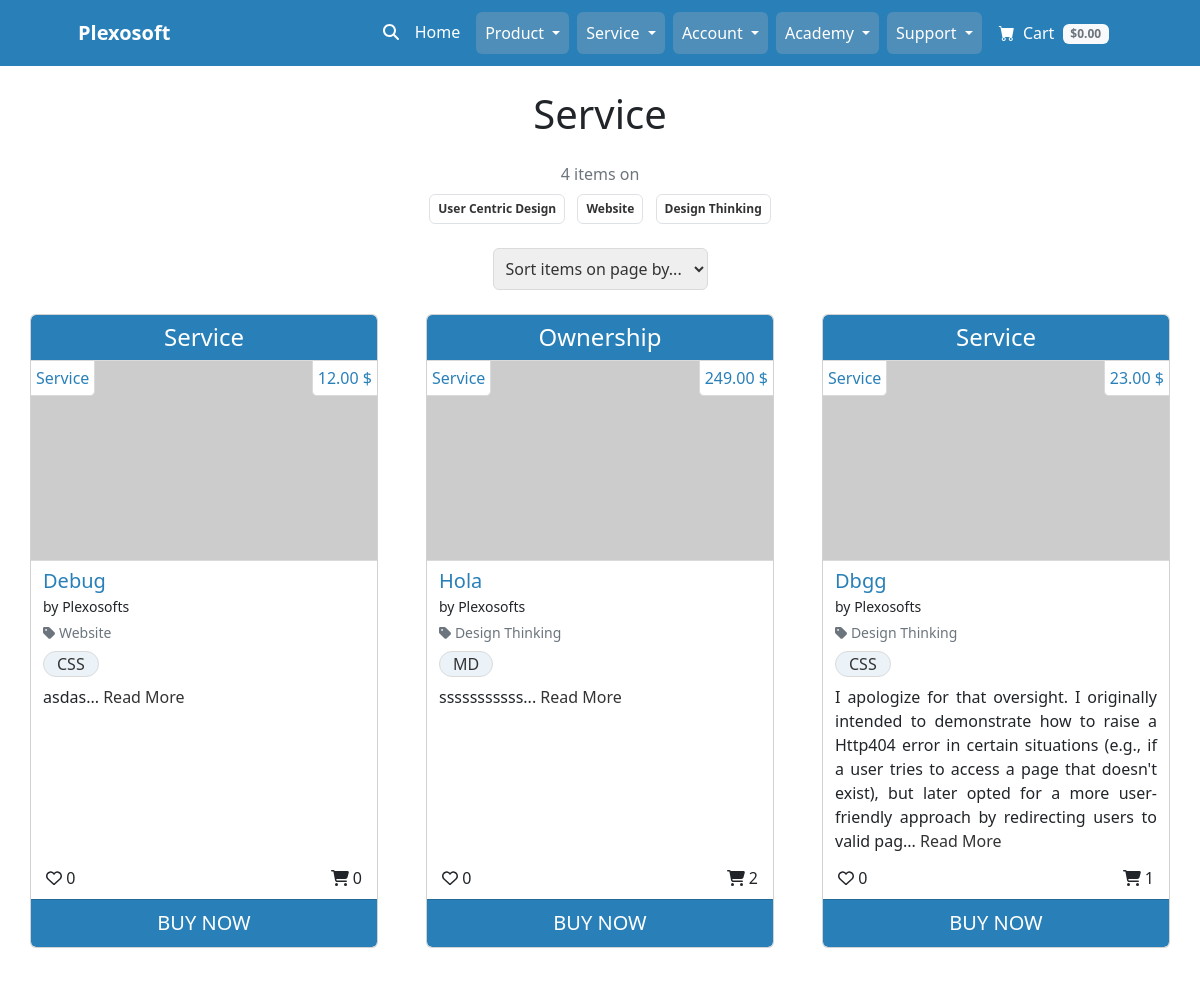
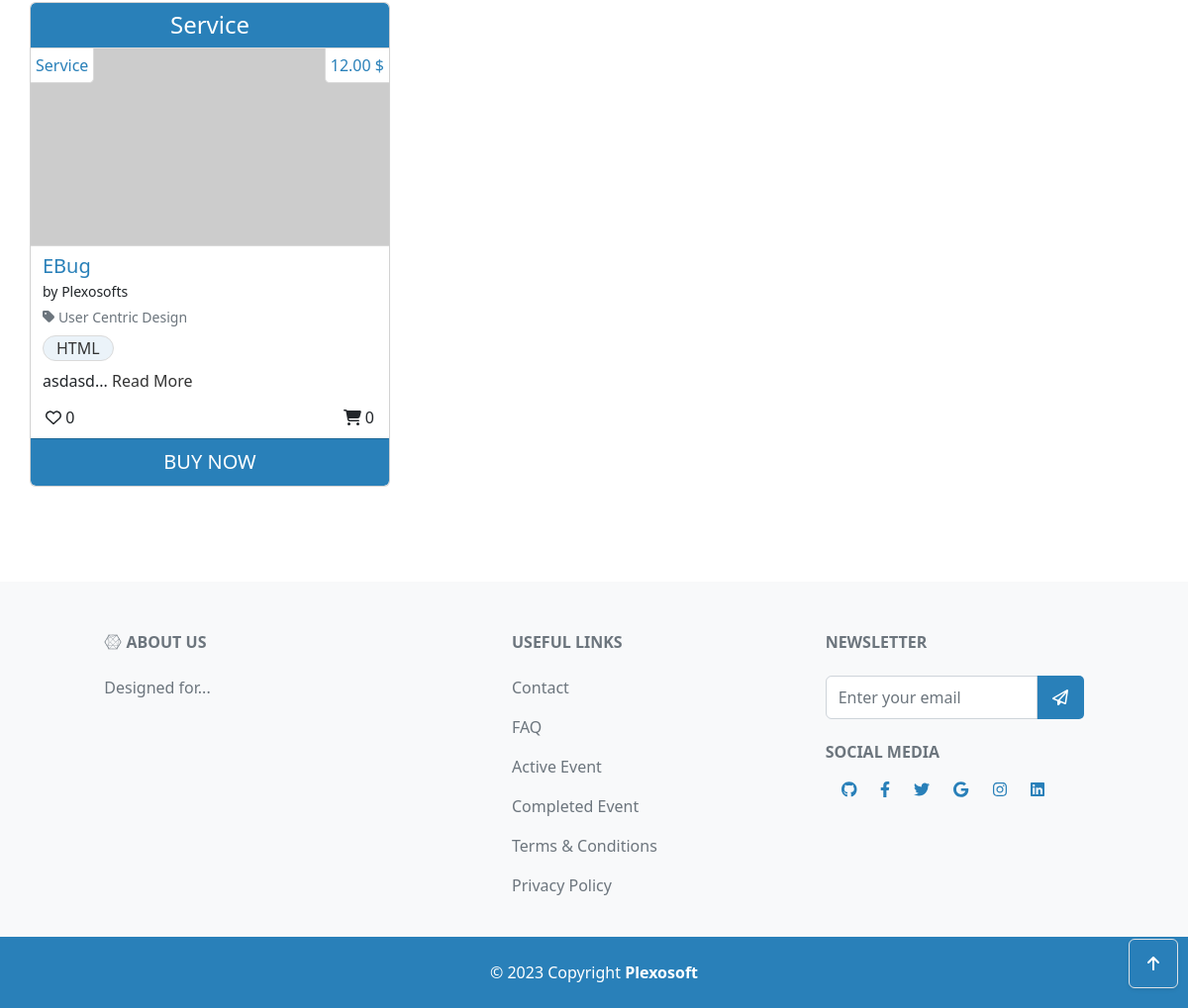
The app's page /all/service/, older data (2 pictures, top to bottom).
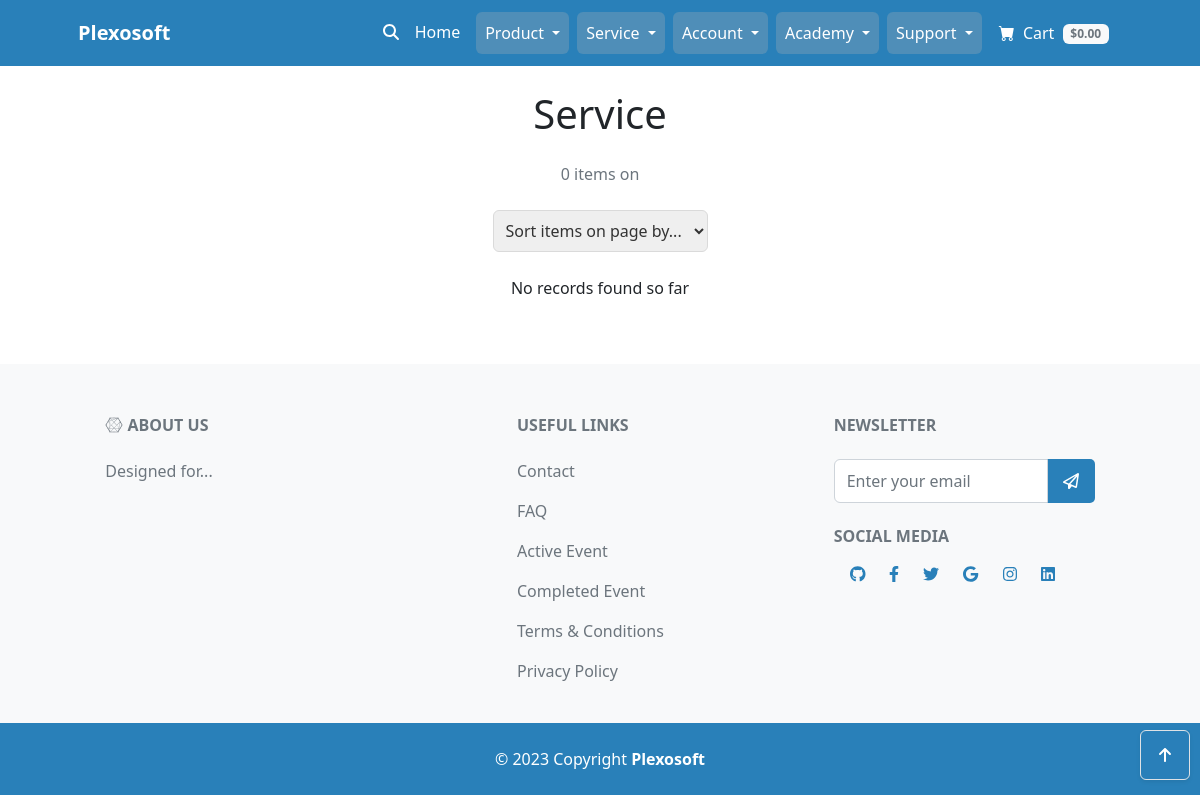
The same page, newer data.
### product_service/models.py (models this page shows, shortened)
class Category(models.Model):
    category_name = models.CharField(max_length=64, unique=True)
    alt_name = models.CharField(max_length=64, unique=True)
    class Meta:
        ordering = ['category_name']
        verbose_name_plural = "Categories"
    def __str__(self):
        return self.category_name

class Service(models.Model):
    title = models.CharField(max_length=64, unique=True)
    sku = models.CharField(max_length=64, unique=True)
    price = models.DecimalField(max_digits=6, decimal_places=2)
    description = models.TextField(max_length=528)
    status = models.IntegerField(choices=STATUS, default=0)
    category = models.ForeignKey(
        Category, on_delete=models.SET_NULL,
        related_name='service_categories', null=True, blank=True)
    excerpt = models.CharField(max_length=264)
    type = models.IntegerField(choices=SCOPE_TYPE, default=1)
    instance = models.IntegerField(choices=INSTANCE_TYPE, default=1)
    code = models.ManyToManyField(CodeType, related_name="code_type_service")
    service = models.ManyToManyField(
        ServiceType, related_name="on_service_type")
    preview = models.URLField(
        max_length=1024, null=True, blank=True, unique=True)
    docs = models.URLField(
        max_length=1024, null=True, blank=True, unique=True)
    slug = models.SlugField(max_length=200, unique=True, blank=True)
    image = models.ImageField(null=True, blank=True)
    image_url = models.URLField(max_length=1024, null=True, blank=True)
    author = models.ForeignKey(
        'homepage.UserProfile', on_delete=models.SET_NULL,
        related_name='service_authors', null=True)
    created_on = models.DateTimeField(auto_now_add=True)
    likes = models.ManyToManyField(
        'homepage.Like', related_name='service_likes', blank=True)
    comments = models.ManyToManyField(
        'homepage.Comment', related_name='service_comments', blank=True)
    download_url = models.ManyToManyField(
        'Download', related_name='service_downloads', blank=True)
    class Meta:
        ordering = ['title']

class CodeType(models.Model):
    code = models.CharField(max_length=64, unique=True)
    class Meta:
        ordering = ['code']
        verbose_name_plural = "CodeTypes"
    def __str__(self):
        return self.code

### homepage/models.py (models this page shows)
class UserProfile(AbstractUser):
    email = models.EmailField(
        unique=True)
    role = models.IntegerField(choices=ROLES, default=0)
    type = models.IntegerField(choices=USER_TYPE, default=0)
    status = models.IntegerField(choices=STATUS, default=2)
    class Meta:
        ordering = ['username']
    def __str__(self):
        return f'{self.username}'

### homepage/views.py (the view)
# urls.py: path('all/service/', AllServiceListView.as_view(),
class AllServiceListView(generic.ListView):
    model = Service
    template_name = 'all_product_service/all_service.html'
    paginate_by = 6
    context_object_name = 'service_all'
    def get_queryset(self):
        try:
            return Service.objects.filter(status=2).annotate(
                likescount=Count('likes'),
            ).order_by('-created_on')
        except Exception as e:
            logger.error(f"Error fetching Service instances: {str(e)}")
            messages.error(self.request, 'Error fetching Service instances.')
            return []
    def get_context_data(self, **kwargs):
        context = super().get_context_data(**kwargs)
        service_all = context[self.context_object_name]
        order_counts = {}
        for item in service_all:
            if item.instance == 1:
                order_count = Order.objects.filter(
                    status=2, lineitems__service=item).count()
                order_counts[item.title] = order_count
        unique_categories = list(
            set([service.category for service in service_all]))
        context['categories'] = unique_categories
        context['order_count'] = order_counts
        return context

### homepage/templates/all_product_service/all_service.html (shortened to what this page needs)
{% extends "base.html" %}
{% load static %}
{% block content %}
<div class="container px-4 px-lg-0">
    <div id="item-container" class="row gx-4 gx-lg-5 mt-4">
        <p class="h1 fairplay-font text-center mb-4">Service</p>
        <div class="row mb-4 m-0">
            <div class="col text-center">
                <p class="text-muted text-center mb-0">
                    {{ service_all|length }} items on
                </p>
                {% for c in categories %}
                <a class="category-badge text-decoration-none" href="{% url 'combined_items_all' %}/?q={{ c.alt_name}}">
                    <span class="p-2 mx-1 mt-2 badge badge-black rounded border border-muted">{{ c }}
                    </span>
                </a>
                {% endfor %}
            </div>
        </div>
        <div class="row m-0">
            <div class="col-12 d-flex justify-content-center align-items-center mb-4">
                <div class="sort-select-wrapper">
                    <select id="sort-selector-items"
                        class="custom-select custom-select-sm rounded border-primary p-2 fs-6 text">
                        <option value="reset">
                            Sort items on page by...
                        </option>
                    </select>
                </div>
            </div>
        </div>
        {% if not service_all %}
        <p class="text-center">No records found so far </p>
        {% endif %}
        {% for service in service_all %}
        <div class="col-lg-4 col-md-12 mb-5 col-sm-12 item">
            <div class="card h-100">
                {% if service.type %}
                <div class="card-header text-center h4">{{ service.get_type_display}}</div>
                {% elif service.instance %}
                <div class="card-header text-center h4">{{ service.get_instance_display}}</div>
                {% endif %}
                <a href="{% url 'single_service' service.slug %}" class="row bg-thumbnail d-block">
                    <div class="col-12 bg-thumbnail-image" style="background-image: url('{{ service.image_url }}')">
                        <div class="d-flex justify-content-between">
                            <span class="thumbnail-tags-left">{{ service.get_instance_display }}</span>
                            <span class="thumbnail-tags-right price">{{ service.price }} $</span>
                        </div>
                    </div>
                </a>
                <div class="card-body pt-1 px-2 pb-1">
                    <div class="row">
                        <div class="col-12 d-inline-block">
                            <div class="p-1">
                                <div>
                                    <a href="{% url 'single_service' service.slug %}"
                                        class="title h5 pb-0 mb-0">{{ service.title }}
                                    </a>
                                </div>
                                <small>by {{ service.author }}</small>
                                {% if service.category %}
                                <p class="small mt-1 mb-0">
                                    <a class="text-muted"
                                        href="{% url 'combined_items_all' %}/?q={{service.category.alt_name}}">
                                        <i class="fas fa-tag mr-1"></i>
                                        <span class="category">
                                            {{ service.category }}
                                        </span>
                                    </a>
                                </p>
                                {% endif %}
                                <p class="my-0 fs-6">
                                    {% for codes in service.code.all %}
                                    <span class="item-tags d-inline-block m-0 mt-2">
                                        {{ codes }}
                                    </span>
                                    {% endfor %}
                                </p>
                                <p class="my-0 fs-6 text-justify mt-2"> {{ service.excerpt|safe }}...
                                    <a class="read-more" href="{% url 'single_service' service.slug %}">
                                        Read More
                                    </a>
                                </p>
                            </div>
                        </div>
                    </div>
                </div>
                <div class="row mb-1">
                    <div class="col-12">
                        <div class="d-flex justify-content-between">
                            <span class="likes-tags-left"><i class="fa-regular fa-heart"></i>
                                <span class="likes">
                                    {{ service.likescount }}
                                </span>
                            </span>
                            <span class="purchases-tags-right"><i class="fa-solid fa-cart-shopping"></i>
                                <span class="transactions">
                                    {% for title, count in order_count.items %}
                                    {% if service.title == title %}
                                    {{ count }}
                                    {% endif %}
                                    {% endfor %}
                                </span>
                            </span>
                        </div>
                    </div>
                </div>
                <a class="card-footer text-center fs-5 btn" href="{% url 'single_service' service.slug %}">BUY NOW</a>
            </div>
        </div>
        {% if forloop.counter|divisibleby:3 %}
    </div>
    <div class="row">
        {% endif %}
        {% endfor %}
    </div>
</div>
{% endblock content %}

Row changes from the older to the newer data that the page shows:
removed Category: category_name "User Centric Design"
removed Category: category_name "Website"
removed Category: category_name "Design Thinking"
removed Service: instance "Service", price "12.00", title "Debug", author "Plexosofts", category "Website", excerpt "asdas", likescount "0", order_count "0"
removed CodeType: code "CSS"
removed Service: type "Ownership", instance "Service", price "249.00", title "Hola", author "Plexosofts", category "Design Thinking", excerpt "sssssssssss", likescount "0", order_count "2"
removed CodeType: code "MD", shown under "Ownership"
removed Service: instance "Service", price "23.00", title "Dbgg", author "Plexosofts", category "Design Thinking", excerpt "I apologize for that oversight. I originally intended to demonstrate how to raise a Http404 error in certain situations (e.g., if a user tries to access a page that doesn't exist), but later opted for a more user-friendly approach by redirecting users to valid pag", likescount "0", order_count "1"
removed Service: instance "Service", price "12.00", title "EBug", author "Plexosofts", category "User Centric Design", excerpt "asdasd", likescount "0", order_count "0"
removed CodeType: code "HTML", shown under "Service"
Text that changed along with them:
{{ service_all|length }}: "4" → "0"
text now shown: "No records found so far"
